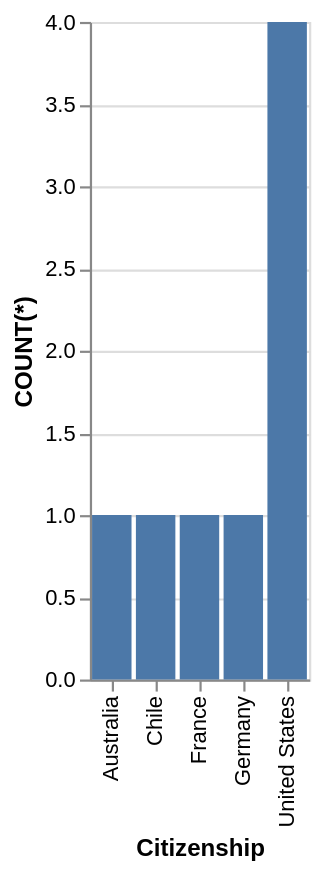

Write a Vega-Lite specification for this figure.
### Vega-Lite specification from a JSON file in a GitHub repository (floating-point values rounded to 4 significant figures)
{"data": {"values": [{"x_data": "Australia", "y_data": 1}, {"x_data": "Chile", "y_data": 1}, {"x_data": "France", "y_data": 1}, {"x_data": "Germany", "y_data": 1}, {"x_data": "United States", "y_data": 4}]}, "mark": "bar", "encoding": {"x": {"field": "x_data", "type": "nominal", "title": "Citizenship", "sort": {"op": "sum", "field": "y_data", "order": "ascending"}}, "y": {"field": "y_data", "type": "quantitative", "title": "COUNT(*)"}}}
